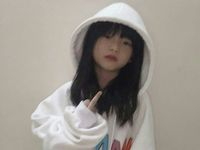
#> input picture Pertemuan 4/EEDAN.jpg, 200 x 150 px
$ python rotasi.py
#> lines starting #> are read from the running program, lines starting #| are printed output that depends on the picture
import cv2
import numpy as np

# Membaca gambar
image = cv2.imread('EEDAN.jpg')
#> image is the input picture: shape (150, 200, 3); mean B, G, R 141.9, 149.5, 155.1

# Mendapatkan dimensi gambar
(h, w) = image.shape[:2]
#> h = 150; w = 200

# Translasi
M_translation = np.float32([[1, 0, 50], [0, 1, 100]])
translated_image = cv2.warpAffine(image, M_translation, (w, h))
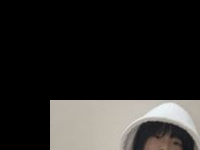
#> translated_image: shape (150, 200, 3); mean B, G, R 37.7, 39.6, 41

# Rotasi 45 derajat
center = (w // 2, h // 2)
#> center = (100, 75)
M_rotation = cv2.getRotationMatrix2D(center, 45, 1.0)
rotated_image = cv2.warpAffine(image, M_rotation, (w, h))
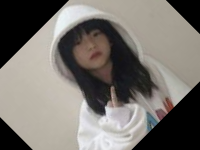
#> rotated_image: shape (150, 200, 3); mean B, G, R 110.8, 116.3, 120.8

# Menampilkan hasil
cv2.imshow('Translated Image', translated_image)
cv2.imshow('Rotated Image', rotated_image)
cv2.waitKey(0)
cv2.destroyAllWindows()
